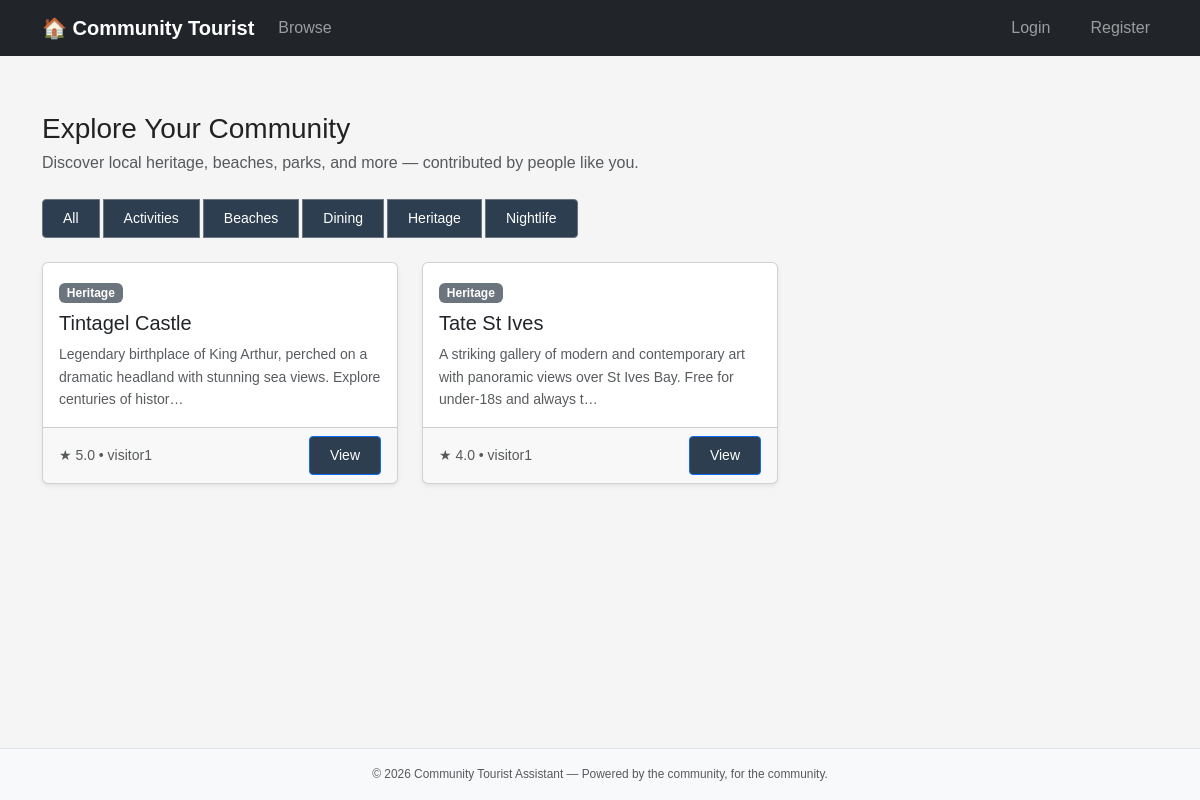
/?category=1, run on the app's committed database.
### app/models.py (models this page shows, shortened)
class Category(db.Model):
    __tablename__ = "categories"
    id = db.Column(db.Integer, primary_key=True)
    name = db.Column(db.String(64), unique=True, nullable=False)
    listings = db.relationship("Listing", backref="category", lazy=True)

class Listing(db.Model):
    __tablename__ = "listings"
    id = db.Column(db.Integer, primary_key=True)
    title = db.Column(db.String(140), nullable=False)
    description = db.Column(db.Text, nullable=False)
    category_id = db.Column(db.Integer, db.ForeignKey("categories.id"), nullable=False)
    user_id = db.Column(db.Integer, db.ForeignKey("users.id"), nullable=False)
    status = db.Column(db.String(20), default="pending")  # pending | approved | rejected
    avg_rating = db.Column(db.Float, default=0.0)
    created_at = db.Column(db.DateTime, default=datetime.utcnow)
    ratings = db.relationship("Rating", backref="listing", lazy=True)

class User(UserMixin, db.Model):
    __tablename__ = "users"
    id = db.Column(db.Integer, primary_key=True)
    username = db.Column(db.String(64), unique=True, nullable=False)
    email = db.Column(db.String(120), unique=True, nullable=False)
    password_hash = db.Column(db.String(256), nullable=False)
    is_admin = db.Column(db.Boolean, default=False)
    points = db.Column(db.Integer, default=0)
    created_at = db.Column(db.DateTime, default=datetime.utcnow)
    listings = db.relationship("Listing", backref="author", lazy=True)
    ratings = db.relationship("Rating", backref="user", lazy=True)

### app/routes/listings.py (the view)
@listings_bp.route("/")
def index():
    category_id = request.args.get("category", type=int)
    query = Listing.query.filter_by(status="approved")
    if category_id:
        query = query.filter_by(category_id=category_id)
    listings = query.order_by(Listing.created_at.desc()).all()
    categories = Category.query.order_by(Category.name).all()
    return render_template(
        "listings/index.html",
        title="Browse",
        listings=listings,
        categories=categories,
        selected_category=category_id,
    )

### app/templates/listings/index.html (shortened to what this page needs)
{% extends "base.html" %}
{% block content %}
<div class="row align-items-center mb-4">
    <div class="col">
        <h1 class="h3 mb-1">Explore Your Community</h1>
        <p class="text-muted mb-0">Discover local heritage, beaches, parks, and more &mdash; contributed by people like you.</p>
    </div>
</div>
<div class="mb-4">
    <div class="btn-group flex-wrap gap-1" role="group" aria-label="Filter by category">
        <a href="{{ url_for('listings.index') }}"
           class="btn btn-sm {{ 'btn-secondary' if not selected_category else 'btn-outline-secondary' }}">All</a>
        {% for cat in categories %}
        <a href="{{ url_for('listings.index', category=cat.id) }}"
           class="btn btn-sm {{ 'btn-secondary' if selected_category == cat.id else 'btn-outline-secondary' }}">
            {{ cat.name }}
        </a>
        {% endfor %}
    </div>
</div>
{% if listings %}
<div class="row row-cols-1 row-cols-md-2 row-cols-lg-3 g-4">
    {% for listing in listings %}
    <div class="col">
        <div class="card h-100 shadow-sm">
            <div class="card-body">
                <span class="badge bg-secondary mb-2">{{ listing.category.name }}</span>
                <h5 class="card-title">{{ listing.title }}</h5>
                <p class="card-text text-muted small">
                    {{ listing.description[:120] }}{% if listing.description | length > 120 %}&hellip;{% endif %}
                </p>
            </div>
            <div class="card-footer d-flex justify-content-between align-items-center">
                <small class="text-muted">
                    &#9733; {{ "%.1f" | format(listing.avg_rating) }}
                    &bull; {{ listing.author.username }}
                </small>
                <a href="{{ url_for('listings.detail', listing_id=listing.id) }}"
                   class="btn btn-sm btn-outline-primary">View</a>
            </div>
        </div>
    </div>
    {% endfor %}
</div>
{% endif %}
{% endblock %}

### app/static/style.css (style rules this page uses)
* { box-sizing: border-box; margin: 0; padding: 0; }
body { font-family: sans-serif; font-size: 16px; line-height: 1.6; color: #222; background: #f5f5f5; display: flex; flex-direction: column; min-height: 100vh; }
.btn { display: inline-block; padding: 0.5rem 1.25rem; background: #2c3e50; color: #fff; text-decoration: none; border-radius: 4px; }

### data on the page
Category: name "Activities"
Category: name "Beaches"
Category: name "Dining"
Category: name "Heritage"
Category: name "Nightlife"
Listing: category.name "Heritage", title "Tintagel Castle", description "Legendary birthplace of King Arthur, perched on a dramatic headland with stunning sea views. Explore centuries of histor", avg_rating "5.0", author.username "visitor1"
Listing: category.name "Heritage", title "Tate St Ives", description "A striking gallery of modern and contemporary art with panoramic views over St Ives Bay. Free for under-18s and always t", avg_rating "4.0", author.username "visitor1"
